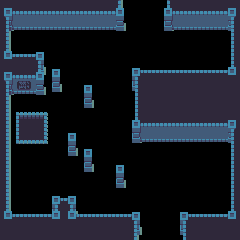

Below is a game level as drawn by its tile map, then a one-line description and the .tmx file that defines it, in full:
An orthogonal 15x15 tile map with 16x16 px tiles, 1 tile layer (Tiles) and 11 objects (8x pebbles, spikes, golemappear, Ne pas jeter de squelettes dans ce trou).

<map version="1.0" orientation="orthogonal" width="15" height="15" tilewidth="16" tileheight="16">
 <tileset firstgid="1" name="tiles" tilewidth="16" tileheight="16">
  <image source="../../tilesets/tiles.png" width="96" height="144" />
 </tileset>
 <layer name="Tiles" width="15" height="15">
  <data>
   <tile gid="4" />
   <tile gid="5" />
   <tile gid="5" />
   <tile gid="5" />
   <tile gid="5" />
   <tile gid="5" />
   <tile gid="5" />
   <tile gid="46" />
   <tile gid="0" />
   <tile gid="0" />
   <tile gid="45" />
   <tile gid="5" />
   <tile gid="5" />
   <tile gid="5" />
   <tile gid="6" />
   <tile gid="10" />
   <tile gid="11" />
   <tile gid="11" />
   <tile gid="11" />
   <tile gid="11" />
   <tile gid="11" />
   <tile gid="11" />
   <tile gid="52" />
   <tile gid="0" />
   <tile gid="0" />
   <tile gid="51" />
   <tile gid="11" />
   <tile gid="11" />
   <tile gid="11" />
   <tile gid="12" />
   <tile gid="16" />
   <tile gid="0" />
   <tile gid="0" />
   <tile gid="0" />
   <tile gid="0" />
   <tile gid="0" />
   <tile gid="0" />
   <tile gid="0" />
   <tile gid="0" />
   <tile gid="0" />
   <tile gid="0" />
   <tile gid="0" />
   <tile gid="0" />
   <tile gid="0" />
   <tile gid="18" />
   <tile gid="22" />
   <tile gid="23" />
   <tile gid="34" />
   <tile gid="0" />
   <tile gid="0" />
   <tile gid="0" />
   <tile gid="0" />
   <tile gid="0" />
   <tile gid="0" />
   <tile gid="0" />
   <tile gid="0" />
   <tile gid="0" />
   <tile gid="0" />
   <tile gid="0" />
   <tile gid="18" />
   <tile gid="4" />
   <tile gid="5" />
   <tile gid="38" />
   <tile gid="21" />
   <tile gid="0" />
   <tile gid="0" />
   <tile gid="0" />
   <tile gid="0" />
   <tile gid="33" />
   <tile gid="23" />
   <tile gid="23" />
   <tile gid="23" />
   <tile gid="23" />
   <tile gid="23" />
   <tile gid="24" />
   <tile gid="10" />
   <tile gid="50" />
   <tile gid="52" />
   <tile gid="27" />
   <tile gid="0" />
   <tile gid="21" />
   <tile gid="0" />
   <tile gid="0" />
   <tile gid="39" />
   <tile gid="8" />
   <tile gid="8" />
   <tile gid="8" />
   <tile gid="8" />
   <tile gid="8" />
   <tile gid="8" />
   <tile gid="16" />
   <tile gid="0" />
   <tile gid="0" />
   <tile gid="0" />
   <tile gid="0" />
   <tile gid="27" />
   <tile gid="0" />
   <tile gid="0" />
   <tile gid="18" />
   <tile gid="8" />
   <tile gid="8" />
   <tile gid="8" />
   <tile gid="8" />
   <tile gid="8" />
   <tile gid="8" />
   <tile gid="16" />
   <tile gid="1" />
   <tile gid="3" />
   <tile gid="0" />
   <tile gid="0" />
   <tile gid="0" />
   <tile gid="0" />
   <tile gid="0" />
   <tile gid="45" />
   <tile gid="5" />
   <tile gid="5" />
   <tile gid="5" />
   <tile gid="5" />
   <tile gid="5" />
   <tile gid="6" />
   <tile gid="16" />
   <tile gid="13" />
   <tile gid="15" />
   <tile gid="0" />
   <tile gid="21" />
   <tile gid="0" />
   <tile gid="0" />
   <tile gid="0" />
   <tile gid="51" />
   <tile gid="11" />
   <tile gid="11" />
   <tile gid="11" />
   <tile gid="11" />
   <tile gid="11" />
   <tile gid="12" />
   <tile gid="16" />
   <tile gid="0" />
   <tile gid="0" />
   <tile gid="0" />
   <tile gid="27" />
   <tile gid="21" />
   <tile gid="0" />
   <tile gid="0" />
   <tile gid="0" />
   <tile gid="0" />
   <tile gid="0" />
   <tile gid="0" />
   <tile gid="0" />
   <tile gid="0" />
   <tile gid="18" />
   <tile gid="16" />
   <tile gid="0" />
   <tile gid="0" />
   <tile gid="0" />
   <tile gid="0" />
   <tile gid="27" />
   <tile gid="0" />
   <tile gid="21" />
   <tile gid="0" />
   <tile gid="0" />
   <tile gid="0" />
   <tile gid="0" />
   <tile gid="0" />
   <tile gid="0" />
   <tile gid="18" />
   <tile gid="16" />
   <tile gid="0" />
   <tile gid="0" />
   <tile gid="0" />
   <tile gid="0" />
   <tile gid="0" />
   <tile gid="0" />
   <tile gid="27" />
   <tile gid="0" />
   <tile gid="0" />
   <tile gid="0" />
   <tile gid="0" />
   <tile gid="0" />
   <tile gid="0" />
   <tile gid="18" />
   <tile gid="16" />
   <tile gid="0" />
   <tile gid="0" />
   <tile gid="33" />
   <tile gid="34" />
   <tile gid="0" />
   <tile gid="0" />
   <tile gid="0" />
   <tile gid="0" />
   <tile gid="0" />
   <tile gid="0" />
   <tile gid="0" />
   <tile gid="0" />
   <tile gid="0" />
   <tile gid="18" />
   <tile gid="22" />
   <tile gid="23" />
   <tile gid="23" />
   <tile gid="32" />
   <tile gid="31" />
   <tile gid="23" />
   <tile gid="23" />
   <tile gid="23" />
   <tile gid="34" />
   <tile gid="0" />
   <tile gid="0" />
   <tile gid="33" />
   <tile gid="23" />
   <tile gid="23" />
   <tile gid="24" />
   <tile gid="8" />
   <tile gid="8" />
   <tile gid="8" />
   <tile gid="8" />
   <tile gid="8" />
   <tile gid="8" />
   <tile gid="8" />
   <tile gid="8" />
   <tile gid="40" />
   <tile gid="0" />
   <tile gid="0" />
   <tile gid="39" />
   <tile gid="8" />
   <tile gid="8" />
   <tile gid="8" />
  </data>
 </layer>
 <objectgroup name="Objects" width="0" height="0">
  <object name="spikes" x="96" y="64" width="32" height="96" />
  <object name="golemappear" x="112" y="32" width="16" height="32" />
  <object name="Ne pas jeter de squelettes dans ce trou" x="16" y="80" width="16" height="16" />
  <object name="pebbles" x="16" y="144" width="16" height="16" />
  <object name="pebbles" x="32" y="192" width="16" height="16" />
  <object name="pebbles" x="160" y="160" width="16" height="16" />
  <object name="pebbles" x="192" y="176" width="16" height="16" />
  <object name="pebbles" x="176" y="48" width="16" height="16" />
  <object name="pebbles" x="208" y="32" width="16" height="16" />
  <object name="pebbles" x="48" y="48" width="16" height="16" />
  <object name="pebbles" x="64" y="112" width="16" height="16" />
 </objectgroup>
</map>
